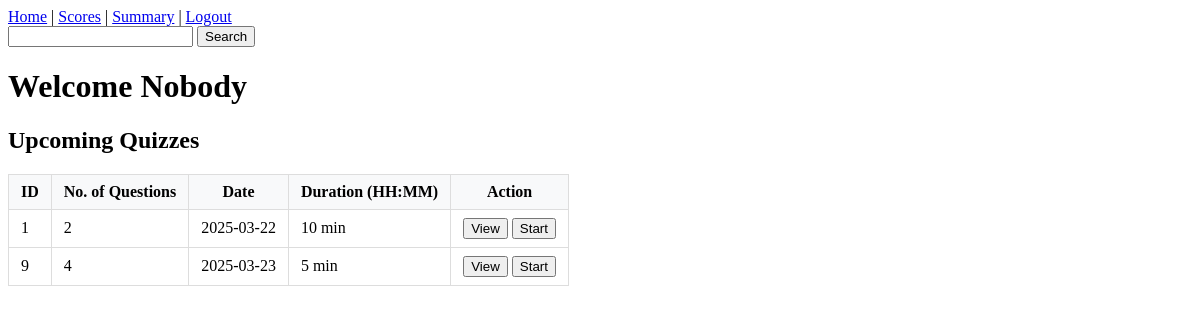
/user_dashboard/1, run on the app's committed database.
### models.py (models this page shows)
class User(db.Model):
    id = db.Column(db.Integer, primary_key=True )
    email = db.Column(db.String(100), unique=True, nullable=False)
    password = db.Column(db.String(255), nullable=False)
    full_name = db.Column(db.String(150), nullable=False)
    qualification = db.Column(db.String(150))
    dob = db.Column(db.Date)
    scores = db.relationship('Score', backref='user', lazy=True, cascade="all, delete-orphan")

class Quiz(db.Model):
    id = db.Column(db.Integer, primary_key = True)
    chapter_id = db.Column(db.Integer, db.ForeignKey('chapter.id'), nullable = False)
    date_of_quiz = db.Column(db.String(10))
    time_duration = db.Column(db.String(10)) #HH:MM
    remark = db.Column(db.String(100), nullable = True)
    scores = db.relationship('Score', backref='quiz', lazy=True, cascade="all, delete-orphan")
    question = db.relationship('Question', backref = 'quiz', lazy = True, cascade="all, delete-orphan")

### app.py (the view)
@app.route("/user_dashboard/<int:user_id>")
def user_dashboard(user_id):
    user = User.query.get_or_404(user_id)
    quizzes = Quiz.query.all()
    return render_template('user_dashboard.html', quizzes=quizzes, user=user)

### models.py (called while the page is built)
    @property
    def total_question(self):
        return sum(len(quiz.question) for quiz in self.quizzes)

### templates/user_dashboard.html (shortened to what this page needs)
<!DOCTYPE html>
<html lang="en">
<head>
</head>
<body>
    <div id="nav_bar">
        <a href="{{ url_for('user_dashboard', user_id=user.id) }}">Home</a> |
        <a href="{{ url_for('score', user_id=user.id) }}">Scores</a>  |
        <a href="{{ url_for('user_summary', user_id=user.id) }}">Summary</a> |
        <a href="{{ url_for('login') }}">Logout</a>
        <form action="{{ url_for('user_search', user_id=user.id) }}">
            <input type="text" name="search_key" value="{{ search_key if search_key }}">
            <button>Search</button>
        </form>
        <h1>Welcome {{ user.full_name }}</h1>
    </div>
    <h2>Upcoming Quizzes</h2>
    <table border="1px">
        <tr>
            <th>ID</th>
            <th>No. of Questions</th>
            <th>Date</th>
            <th>Duration (HH:MM)</th>
            <th>Action</th>
        </tr>
        {% for quiz in quizzes %}
            {% if not search_key or
                  search_key.lower() in quiz.remark.lower() or
                  search_key.lower() in quiz.chapter.name.lower() %}
            <tr>
                <td>{{ quiz.id }}</td>
                <td>{{ quiz.chapter.total_question }}</td>
                <td>{{ quiz.date_of_quiz }}</td>
                <td>{{ quiz.time_duration }}</td>
                <td>
                    <a href="{{ url_for('view_quiz', quiz_id=quiz.id, user_id=user.id) }}"><button>View</button></a>
                    <a href="{{ url_for('start_quiz', quiz_id=quiz.id, user_id=user.id) }}">
                        <button>Start</button>
                    </a>
                </td>
            </tr>
            {% endif %}
        {% else %}
            {% if search_key %}
                <tr class="no-results">
                    <td colspan="5">No quizzes found matching "{{ search_key }}"</td>
                </tr>
            {% endif %}
        {% endfor %}
    </table>
</body>
</html>

### templates/user_dashboard.html (style rules this page uses)
table { margin: 20px 0; border-collapse: collapse; }
th, td { padding: 8px 12px; border: 1px solid #ddd; }
th { background-color: #f8f9fa; }

### data on the page
User: full_name "Nobody"
Quiz: id "1", chapter.total_question "2", date_of_quiz "2025-03-22", time_duration "10 min"
Quiz: id "9", chapter.total_question "4", date_of_quiz "2025-03-23", time_duration "5 min"
